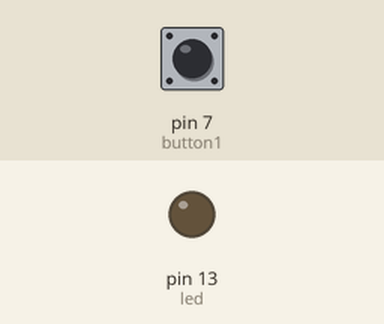
A sketch run on a simulated Arduino Uno, built with avr-gcc and run on an emulated ATmega328P. On the bench: output pins drawn as LEDs (lit = HIGH). The test bench sets the inputs (shaded band); at power-on: pin 7 (button1) HIGH.

Above: at 1.2 s.
1.3 s: pin 7 (button1) pulled LOW for 0.15 s
At 1.37 s:
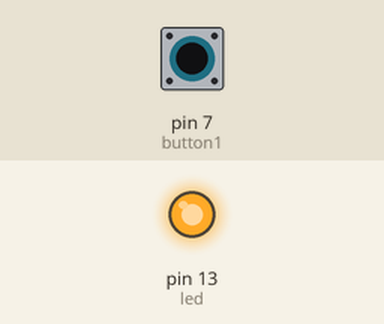
2.9 s: pin 7 (button1) pulled LOW for 3.2 s
At 7.1 s:
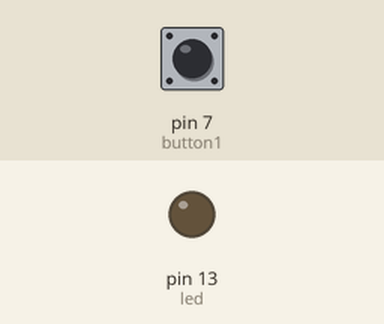
Timing chart, 0 to 8.6 s (numbered marks = the images above; inputs shaded):
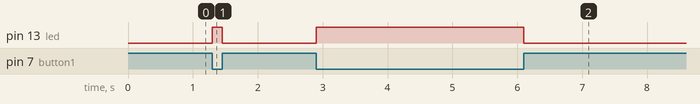

The sketch:

led_p_button_test.ino
```cpp
//always ground your breadboard
int led = 13;
int button1 = 7;


// the setup routine runs once when you press reset:
void setup() {
  // initialize the digital pin as an output.
  pinMode(led, OUTPUT);
  pinMode(button1, INPUT);
}
// the loop routine runs over and over again forever:
void loop() {
  int press1 = digitalRead(button1);
  if (press1 == LOW)
  {
    digitalWrite(led, HIGH);
  }
  else {
    digitalWrite(led, LOW);
  }
}
```

Measured:
- after the input at 1.3 s, pin 13 (led): LOW → HIGH at once, → LOW 0.15 s later
- after the input at 2.9 s, pin 13 (led): LOW → HIGH at once, → LOW 3.2 s later
